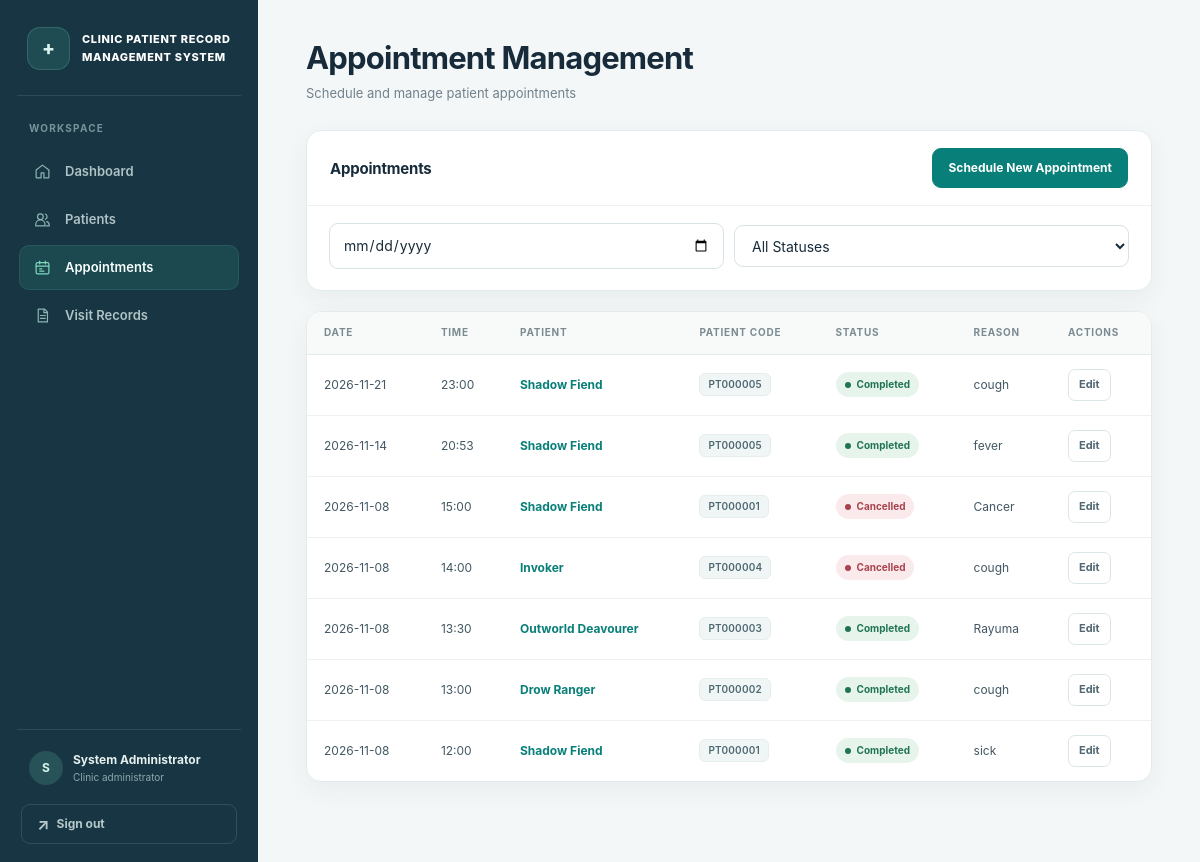
Before: /appointments (signed in) with the older database file.
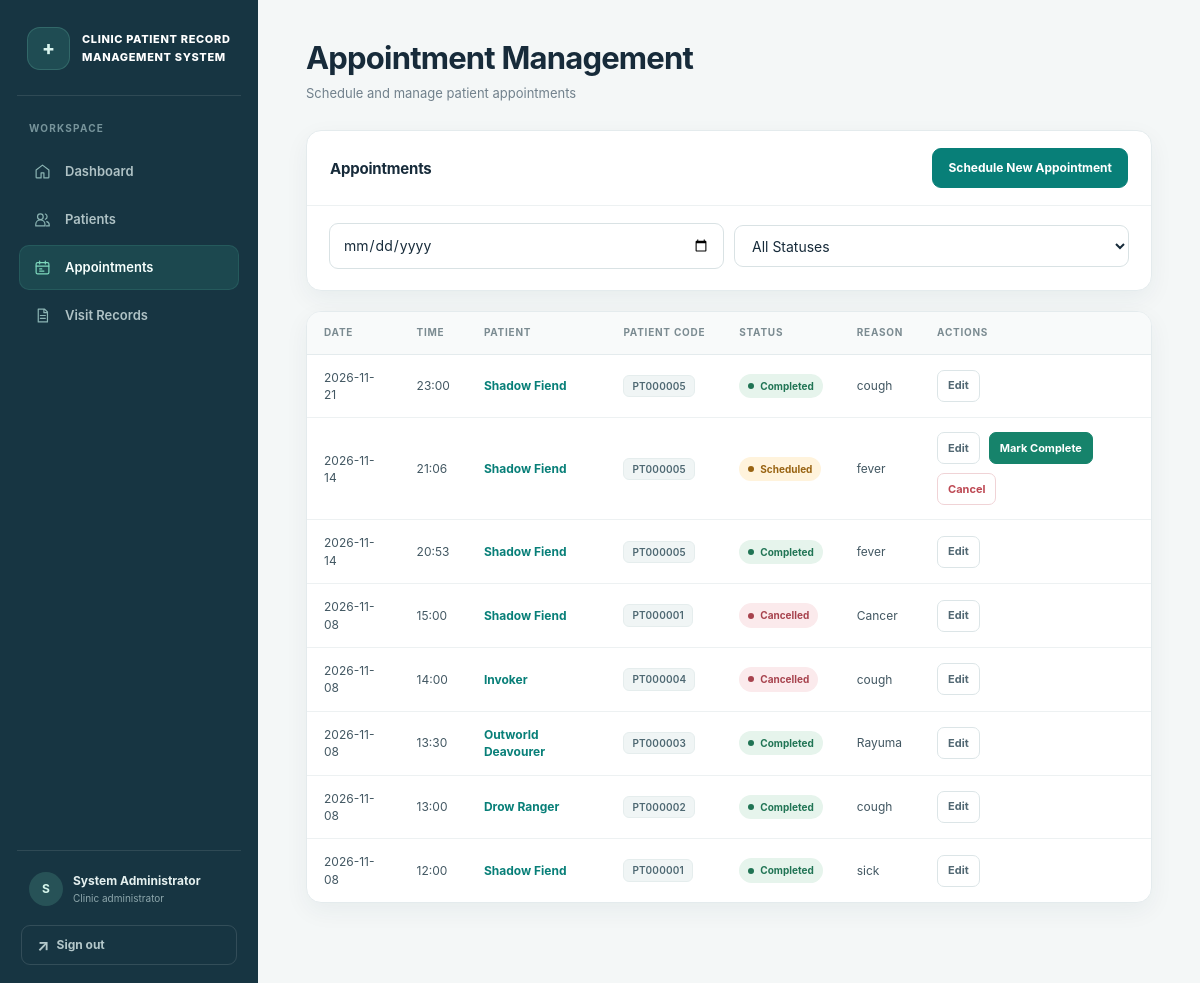
After: the same page with the newer database file.
### tables this page shows
CREATE TABLE appointments (
    appointment_id INTEGER PRIMARY KEY AUTOINCREMENT,
    patient_id INTEGER NOT NULL,
    visit_date TEXT NOT NULL,
    time TEXT NOT NULL,
    status TEXT NOT NULL DEFAULT 'Scheduled',
    reason TEXT,
    created_at TEXT NOT NULL DEFAULT CURRENT_TIMESTAMP,
    updated_at TEXT NOT NULL DEFAULT CURRENT_TIMESTAMP,
    FOREIGN KEY (patient_id) REFERENCES patients(patient_id) ON DELETE CASCADE,
    CHECK (status IN ('Scheduled', 'Completed', 'Cancelled'))
);

CREATE TABLE patients (
    patient_id INTEGER PRIMARY KEY AUTOINCREMENT,
    patient_code TEXT UNIQUE NOT NULL,
    name TEXT NOT NULL,
    contact TEXT,
    date_of_birth TEXT,
    address TEXT,
    created_at TEXT NOT NULL DEFAULT CURRENT_TIMESTAMP,
    updated_at TEXT NOT NULL DEFAULT CURRENT_TIMESTAMP
);

### app.py (the view)
@app.route('/appointments')
@login_required
def appointments():
    filter_date = request.args.get('date', '').strip()
    filter_status = request.args.get('status', '').strip()
    if filter_date or filter_status:
        appointments_list = db.filter_appointments(
            date=filter_date if filter_date else None,
            status=filter_status if filter_status else None
        )
    else:
        appointments_list = db.get_all_appointments()
    return render_template('appointments.html', appointments=appointments_list,
                         filter_date=filter_date, filter_status=filter_status)

### app.py (called while the page is built)
@app.after_request
def prevent_auth_page_caching(response):
    if request.endpoint in {'login', 'logout'}:
        response.headers['Cache-Control'] = 'no-store, no-cache, must-revalidate, max-age=0'
        response.headers['Pragma'] = 'no-cache'
        response.headers['Expires'] = '0'
    return response

def login_required(f):
    @wraps(f)
    def decorated_function(*args, **kwargs):
        if 'user_id' not in session:
            flash('Please log in to access this page.', 'error')
            return redirect(url_for('login'))
        return f(*args, **kwargs)
    return decorated_function

### database.py (called while the page is built)
def get_db_connection():
    conn = sqlite3.connect(DATABASE_PATH)
    conn.row_factory = sqlite3.Row
    conn.execute('PRAGMA foreign_keys = ON')
    return conn

def get_all_appointments():
    conn = get_db_connection()
    appointments = conn.execute(
        '''SELECT a.*, p.name, p.patient_code
           FROM appointments a
           JOIN patients p ON a.patient_id = p.patient_id
           ORDER BY a.visit_date DESC, a.time DESC'''
    ).fetchall()
    conn.close()
    return appointments

### templates/appointments.html (shortened to what this page needs)
{% extends "base.html" %}
{% block content %}
<div class="content-header">
    <h1>Appointment Management</h1>
    <p>Schedule and manage patient appointments</p>
</div>
<div class="card">
    <div class="card-header">
        <h2>Appointments</h2>
        <a href="{{ url_for('schedule_appointment') }}" class="btn btn-primary">Schedule New Appointment</a>
    </div>
    <form method="GET" action="{{ url_for('appointments') }}" class="filter-bar" data-auto-submit>
        <div class="form-group">
            <input type="date" name="date" class="form-input" value="{{ filter_date }}" data-auto-submit-change aria-label="Filter appointments by date">
        </div>
        <div class="form-group">
            <select name="status" class="form-select" data-auto-submit-change aria-label="Filter appointments by status">
                <option value="">All Statuses</option>
            </select>
        </div>
    </form>
</div>
{% if appointments %}
<div class="card">
    <div class="table-container">
        <table class="data-table">
            <thead>
                <tr>
                    <th>Date</th>
                    <th>Time</th>
                    <th>Patient</th>
                    <th>Patient Code</th>
                    <th>Status</th>
                    <th>Reason</th>
                    <th>Actions</th>
                </tr>
            </thead>
            <tbody>
                {% for appointment in appointments %}
                <tr>
                    <td>{{ appointment.visit_date }}</td>
                    <td>{{ appointment.time }}</td>
                    <td><a href="{{ url_for('patient_details', patient_id=appointment.patient_id) }}">{{ appointment.name }}</a></td>
                    <td><span class="patient-code">{{ appointment.patient_code }}</span></td>
                    <td>
                        <span class="status-badge status-{{ appointment.status.lower() }}">{{ appointment.status }}</span>
                    </td>
                    <td>{{ appointment.reason or '—' }}</td>
                    <td>
                        <div class="action-buttons">
                            <a href="{{ url_for('edit_appointment', appointment_id=appointment.appointment_id) }}" class="btn btn-secondary btn-small">Edit</a>
                            {% if appointment.status == 'Scheduled' %}
                            <form method="POST" action="{{ url_for('complete_appointment', appointment_id=appointment.appointment_id) }}" onsubmit="return confirm('Mark this appointment as completed?');">
                                <button type="submit" class="btn btn-success btn-small">Mark Complete</button>
                            </form>
                            <form method="POST" action="{{ url_for('cancel_appointment', appointment_id=appointment.appointment_id) }}" onsubmit="return confirm('Cancel this appointment?');">
                                <button type="submit" class="btn btn-danger btn-small">Cancel</button>
                            </form>
                            {% endif %}
                        </div>
                    </td>
                </tr>
                {% endfor %}
            </tbody>
        </table>
    </div>
</div>
{% endif %}
{% endblock %}

Changed rows visible on the page:
added appointments: visit_date "2026-11-14", time "21:06", name "Shadow Fiend", patient_code "PT000005", status "Scheduled", reason "fever"
